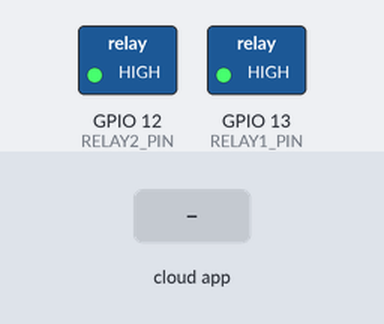
A sketch run on a simulated ESP32. On the bench: switched loads named in the sketch (green lamp = pin HIGH). The test bench sets the inputs (shaded band). WiFi joins after 1.5 s; servers stay silent unless stated; what the sketch prints to the serial monitor is not drawn.

Above: at 2.8 s.
2.9 s: the phone or cloud app sets relay1 to on
At 3.4 s:
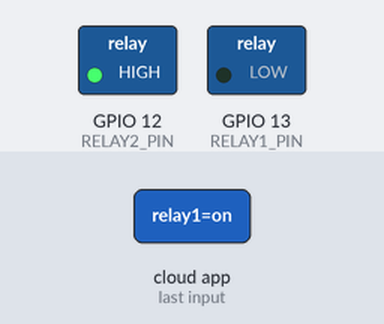
4.4 s: the phone or cloud app sets relay2 to on
At 5.7 s:
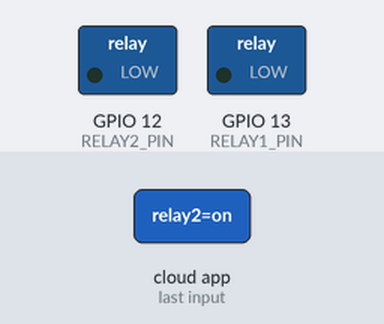
Timing chart, 0 to 7.4 s (numbered marks = the images above; inputs shaded):
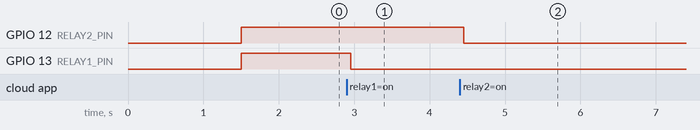

Measured:
- after the input at 2.9 s, GPIO 13 (RELAY1_PIN): HIGH → LOW after 0.05 s
- after the input at 4.4 s, GPIO 12 (RELAY2_PIN): HIGH → LOW after 0.05 s

The sketch:

temp2.ino
```cpp
#include <WiFi.h>
#include <Firebase_ESP_Client.h>

// WiFi
#define WIFI_SSID "THANH LOC_vnpt"
#define WIFI_PASSWORD "88888888"

// Firebase
#define DATABASE_URL "https://vuoncaycongtoan-default-rtdb.firebaseio.com/"
#define DATABASE_SECRET "2qVdRhSRCsjySGWagTC4UMjvSXsWkLgzmaR2ZX35"

// Relay pins
#define RELAY1_PIN 13
#define RELAY2_PIN 12

// Firebase config
FirebaseData fbdo;
FirebaseAuth auth;
FirebaseConfig config;

void streamCallback(FirebaseStream data) {
  Serial.println("🔄 Dữ liệu thay đổi:");
  Serial.printf("Path: %s\n", data.dataPath().c_str());
  Serial.printf("Type: %s\n", data.dataType().c_str());
  Serial.printf("Value: %s\n", data.stringData().c_str());

  String path = data.dataPath();
  String value = data.stringData();

  if (path == "/relay1") {
    digitalWrite(RELAY1_PIN, value == "on" ? LOW : HIGH);  // Active LOW
    Serial.printf("Relay 1 -> %s\n", value.c_str());
  } else if (path == "/relay2") {
    digitalWrite(RELAY2_PIN, value == "on" ? LOW : HIGH);
    Serial.printf("Relay 2 -> %s\n", value.c_str());
  }
}

void streamTimeoutCallback(bool timeout) {
  if (timeout) {
    Serial.println("⚠️ Stream timeout, đang kết nối lại...");
  }
}

void setup() {
  Serial.begin(115200);

  // Kết nối Wi-Fi
  WiFi.begin(WIFI_SSID, WIFI_PASSWORD);
  Serial.print("⏳ Đang kết nối Wi-Fi");
  while (WiFi.status() != WL_CONNECTED) {
    delay(500);
    Serial.print(".");
  }
  Serial.println("\n✅ Kết nối Wi-Fi thành công!");

  // Cấu hình Firebase
  config.database_url = DATABASE_URL;
  config.signer.tokens.legacy_token = DATABASE_SECRET;

  Firebase.begin(&config, &auth);
  Firebase.reconnectWiFi(true);

  // Cấu hình chân relay
  pinMode(RELAY1_PIN, OUTPUT);
  pinMode(RELAY2_PIN, OUTPUT);
  digitalWrite(RELAY1_PIN, HIGH); // OFF
  digitalWrite(RELAY2_PIN, HIGH);

  // Bắt đầu stream
  if (!Firebase.RTDB.beginStream(&fbdo, "/relay")) {
    Serial.printf("❌ Lỗi stream: %s\n", fbdo.errorReason().c_str());
  }
  Firebase.RTDB.setStreamCallback(&fbdo, streamCallback, streamTimeoutCallback);
}

void loop() {
  // Không cần gì ở đây
}
```
